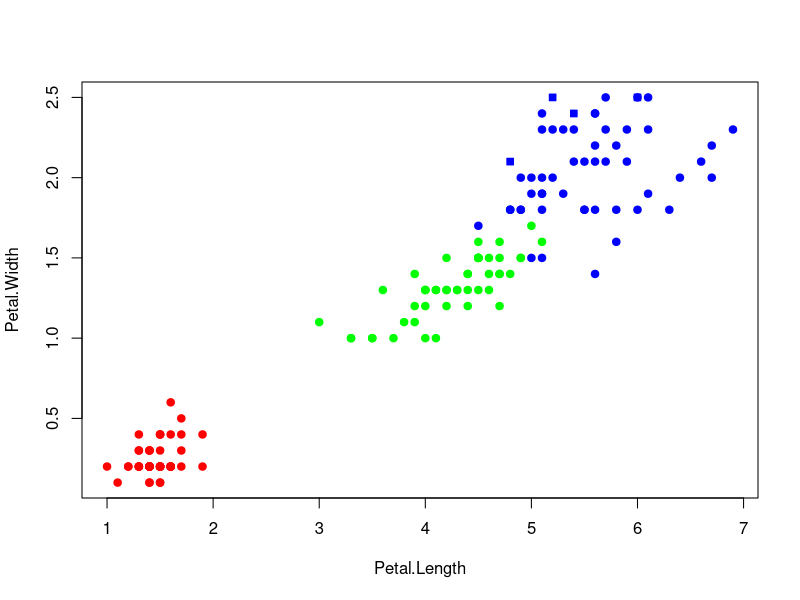

Write R code to recreate this figure.
oneNN <- function(data) {
  answers <- vector()
  print(answers)
  for (r in 1:dim(data)[1]) {
    d <- data[r,]
    clen <- 1e10
    closest <- iris[1,]
    
    for (z in 1:150) {
      i <- iris[z,]
      tmp <- sqrt((d[1,3] - i[1,3])^2 + (d[1,4] - i[1,4])^2)
      # print(tmp)
      # print(clen)
      if (clen > tmp) {
        clen <- tmp
        closest <- iris[z,]
      }
    }
    answers <- c(answers, levels(closest$Species)[as.numeric(closest$Species)])
  }
  
  print(answers)
  
  data$Species <- factor(answers, levels = levels(iris$Species)) 
  return(data)
}

x <- iris[sample(1:150, 5),]
x[3:4] <- x[3:4] + 1
x["Species"] <- "None"
x
x <- oneNN(x)
x

colors <- c("setosa" = "red", "versicolor" = "green", "verginica" = "blue")
plot(iris[, 3:4], pch = 21, bg = colors[iris$Species], col 
     = colors[iris$Species]) 
points(x[, 3], x[, 4], pch = 22, bg = colors[x$Species], col 
       = colors[x$Species])
